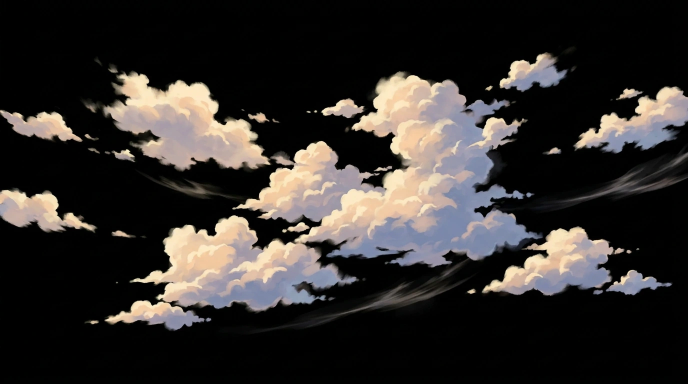
#> input picture art-src/living-src/v32-meadow-clouds.webp, 1376 x 768 px (shown at 1/2 size)
$ python slicer.py ../living-src/v32-meadow-clouds.webp   (older library calls are emulated)
#> lines starting #> are read from the running program, lines starting #| are printed output that depends on the picture; after the words box and inside, x2 and y2 are one past the last pixel; in counts of white or black regions, pixels touching at a corner belong together
### art-src/tools/artlib.py
"""Forkwood 2.0 art pipeline library (shared by backdrop + sprite builders).
All functions are deterministic given a seed. Images: float32 BGR(A) in 0..1 unless noted."""
import cv2, numpy as np, os, io
from PIL import Image

ROOT = os.path.abspath(os.path.join(os.path.dirname(__file__), '..', '..'))
RAW = os.path.join(ROOT, 'art-src', 'raw')
OUT = os.path.join(ROOT, 'assets', 'v2')

def rd(path, alpha=False):
    im = cv2.imread(path, cv2.IMREAD_UNCHANGED)
    if im.ndim == 2: im = cv2.cvtColor(im, cv2.COLOR_GRAY2BGR)
    if alpha and im.shape[2] == 3: im = np.dstack([im, np.full(im.shape[:2], 255, np.uint8)])
    if not alpha and im.shape[2] == 4: im = im[..., :3]
    return im.astype(np.float32) / 255.

# ---------------------------------------------------------------- noise / texture
# [57 lines left out: functions noise, bump, medium_texture, not called in this run]

MEDIUM = {'meadow': 'gouache', 'starry': 'impasto', 'fresco': 'plaster', 'ukiyo': 'washi', 'lilies': 'canvas', 'gilded': 'gold', 'lacquer': 'lacquer'}

# [16 lines left out: functions lane_mask, calm_lane, not called in this run]

def grain(img, amt, rng):
    g = rng.standard_normal(img.shape[:2]).astype(np.float32) * amt / 255
    out = img.copy(); out[..., :3] = np.clip(img[..., :3] + g[..., None], 0, 1); return out

def unsharp(img, sigma=1.0, amt=0.35):
    b = cv2.GaussianBlur(img, (0, 0), sigma); return np.clip(img + (img - b) * amt, 0, 1)

# [8 lines left out: function cover, not called in this run]

# ---------------------------------------------------------------- alpha hygiene
def despill(rgba, band_px=4):
    """Kill chroma-green spill on the silhouette band + any near-pure key-green inside."""
    out = rgba.copy(); a = rgba[..., 3]; b, g, r = rgba[..., 0], rgba[..., 1], rgba[..., 2]
    opaque = (a > 0.98).astype(np.uint8)
    band = (cv2.erode(opaque, np.ones((2 * band_px + 1,) * 2, np.uint8)) == 0)
    mx = np.maximum(r, b)
    spill_edge = band & (g > mx)
    keyish = (g > 0.6) & (r < 0.35) & (b < 0.35) & (g > 1.8 * mx)
    fix = spill_edge | keyish
    out[..., 1] = np.where(fix, np.minimum(g, mx * 1.02 + 0.01), g)
    return out

def clean_islands(rgba, min_area=24, a_floor=0.03):
    a = rgba[..., 3].copy(); a[a < a_floor] = 0
    n, lab, st, _ = cv2.connectedComponentsWithStats((a > 0).astype(np.uint8), 8)
    small = np.isin(lab, [i for i in range(1, n) if st[i, cv2.CC_STAT_AREA] < min_area])
    a[small] = 0
    out = rgba.copy(); out[..., 3] = a; return out

def bleed(rgba, iters=6):
    """Fill RGB under fully transparent pixels with nearby opaque colour (no dark halos when filtered)."""
    out = rgba.copy(); a = (rgba[..., 3] > 0.5).astype(np.float32); c = rgba[..., :3] * a[..., None]; wsum = a.copy()
    for _ in range(iters):
        c = cv2.blur(c, (3, 3)) * 9; wsum = cv2.blur(wsum, (3, 3)) * 9
        c2 = c / np.maximum(wsum, 1e-6)[..., None]
        holes = rgba[..., 3] <= 0.5
        out[..., :3] = np.where(holes[..., None] & (wsum[..., None] > 0), c2, out[..., :3])
        c = out[..., :3] * (wsum > 0)[..., None]; wsum = (wsum > 0).astype(np.float32)
    return out

def tidy(rgba, min_area=24):
    return bleed(clean_islands(despill(rgba), min_area))

# ---------------------------------------------------------------- seamless tiling
# [8 lines left out: function seam_y, not called in this run]

def seam_x(img, overlap):
    return np.transpose(seam_y(np.transpose(img, (1, 0, 2)), overlap), (1, 0, 2))

# ---------------------------------------------------------------- encode
def to_u8(img): return (np.clip(img, 0, 1) * 255 + 0.5).astype(np.uint8)

def pil(img):
    u = to_u8(img)
    if u.shape[2] == 4: return Image.fromarray(cv2.cvtColor(u, cv2.COLOR_BGRA2RGBA))
    return Image.fromarray(cv2.cvtColor(u, cv2.COLOR_BGR2RGB))

# [4 lines left out: function save_webp, not called in this run]

def save_avif(img, path, q=55):
    p = pil(img); p.save(path, 'AVIF', quality=q, speed=6); return os.path.getsize(path)

# [15 lines left out: functions fit_webp, fit_avif, not called in this run]

### art-src/tools/slicer.py
"""Slice a generated sprite sheet into components. python3 slicer.py sheet.png -> tmp/slices/<stem>/NN.png + index sheet"""
import sys, os, cv2, numpy as np
sys.path.insert(0, os.path.dirname(__file__))
from artlib import *
from PIL import Image, ImageDraw

def key_alpha(rgba):
    """If the generator left the chroma background, key it ourselves (distance from corner colour)."""
    a = rgba[..., 3]
    if (a > 0.9).mean() < 0.85: return rgba
    c = rgba[..., :3]; h, w = c.shape[:2]
    corners = np.concatenate([c[:8, :8].reshape(-1, 3), c[:8, -8:].reshape(-1, 3), c[-8:, :8].reshape(-1, 3), c[-8:, -8:].reshape(-1, 3)])
    bg = np.median(corners, 0)
    d = np.sqrt(((c - bg) ** 2).sum(-1))
    # greenness: key strongest where g dominates
    g = c[..., 1] - np.maximum(c[..., 0], c[..., 2])
    bgg = bg[1] - max(bg[0], bg[2])
    al = np.clip((d - 0.10) / 0.16, 0, 1)
    al = np.maximum(al, np.clip((bgg - g) / max(bgg, 1e-3) * 1.4 - 0.2, 0, 1) * (d > 0.06))
    out = rgba.copy(); out[..., 3] = cv2.GaussianBlur(al.astype(np.float32), (0, 0), 0.6)
    return out

def components(rgba, merge=14, min_area=900):
    a = (rgba[..., 3] > 0.08).astype(np.uint8)
    k = cv2.getStructuringElement(cv2.MORPH_ELLIPSE, (merge, merge))
    m = cv2.dilate(a, k)
    n, lab, st, _ = cv2.connectedComponentsWithStats(m, 8)
    boxes = []
    for i in range(1, n):
        x, y, w, h, ar = st[i]
        if (a[y:y+h, x:x+w] * (lab[y:y+h, x:x+w] == i)).sum() < min_area: continue
        boxes.append((x, y, w, h, i))
    # reading order: rows by centre y (band 18% of height), then x
    H = rgba.shape[0]
    boxes.sort(key=lambda b: (int((b[1] + b[3] / 2) / (H * 0.16)), b[0]))
    return boxes, lab

def slice_sheet(path, outdir, merge=14, min_area=900, pad=6):
    im = key_alpha(rd(path, alpha=True)); im = tidy(im, 30)
#> in rd, im is the input picture: shape (768, 1376, 3); mean B, G, R 45.1, 47.4, 51.3
#> in key_alpha, `a = rgba[..., 3]`: a: shape (768, 1376) float32; every value is 1
#> in key_alpha, `corners = np.concatenate([c[:8, :8].reshape(-1, 3), c[:8, -8:].reshape..`: corners = 256 rows, first 8: [0.00392, 0.00392, 0.00392], [0.00392, 0.00392, 0.00392], [0.00392, 0.00392, 0.00392], [0.00392, 0.00392, 0.00392], [0, 0, 0], [0, 0, 0], [0, 0, 0], [0, 0, 0]
#> in key_alpha, `bg = np.median(corners, 0)`: bg = [0.00392, 0.00392, 0.00392]
#> in key_alpha, `g = c[..., 1] - np.maximum(c[..., 0], c[..., 2])`:
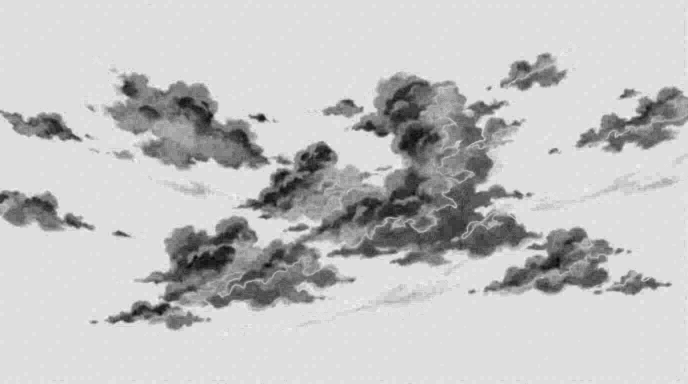
#> g: shape (768, 1376) float32 (shown at 1/2 size); min -0.188, max 0.0275, mean -0.0233; drawn with min black and max white
#> in key_alpha, `bgg = bg[1] - max(bg[0], bg[2])`: bgg = 0
#> in despill, `opaque = (a > 0.98).astype(np.uint8)`:
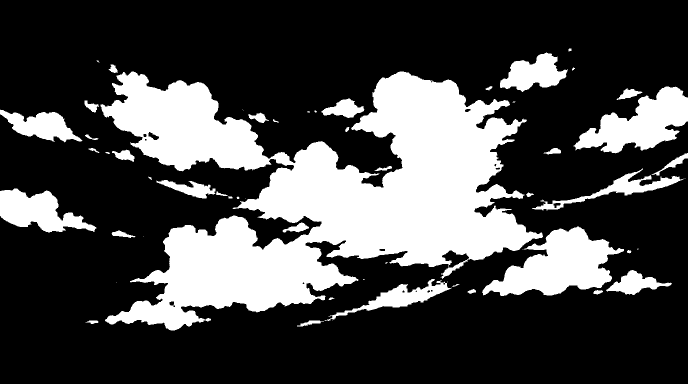
#> opaque: shape (768, 1376) (shown at 1/2 size); values 0 (black) and 1 (white), 27.7% white; 56 white regions (15 under 20 px), largest, box (x1, y1, x2, y2) and area: (201, 143, 1086, 661) 215078, (964, 453, 1248, 592) 20424, (1147, 173, 1376, 307) 15515
#> in despill, `band = (cv2.erode(opaque, np.ones((2 * band_px + 1,) * 2, np.uint8)) =..`: band: shape (768, 1376) bool; 78.1% white; 43 black regions (20 under 20 px), largest, box (x1, y1, x2, y2) and area: (218, 147, 1074, 657) 150674, (208, 148, 534, 338) 31448, (971, 459, 1224, 587) 16025
#> in despill, `spill_edge = band & (g > mx)`: spill_edge: shape (768, 1376) bool; 6% white; 1791 white regions (980 under 20 px), largest, box (x1, y1, x2, y2) and area: (1360, 16, 1376, 160) 639, (675, 592, 752, 624) 603, (856, 535, 904, 571) 487
#> in despill, `keyish = (g > 0.6) & (r < 0.35) & (b < 0.35) & (g > 1.8 * mx)`: keyish: shape (768, 1376) bool; every value is 0
#> in clean_islands, `a[a < a_floor] = 0`: a: shape (768, 1376) float32; min 0, max 1, mean 0.298
#> in clean_islands, `n, lab, st, _ = cv2.connectedComponentsWithStats((a > 0).astype(np.uin..`:
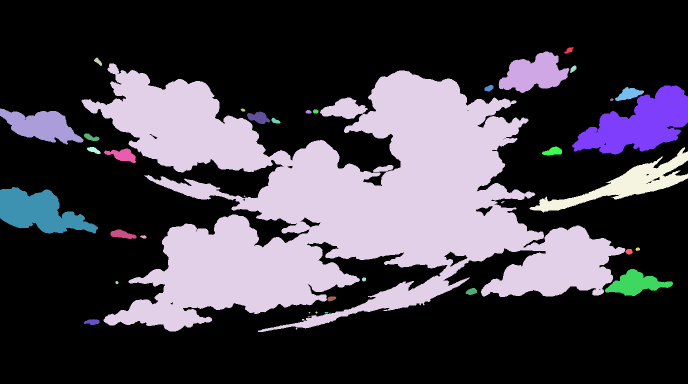
#> lab: shape (768, 1376) int32 (shown at 1/2 size); 39 distinct labels, from 0 to 38; one colour per label, 0 black
#> in clean_islands, `n, lab, st, _ = cv2.connectedComponentsWithStats((a > 0).astype(np.uin..`: n = 39; st = 39 rows, first 6: [0, 0, 1376, 768, 721567], [1128, 94, 19, 13, 135], [997, 103, 142, 83, 7010], [188, 115, 16, 17, 129], [163, 127, 1088, 537, 273469], [1140, 131, 13, 15, 116]
#> in clean_islands, `small = np.isin(lab, [i for i in range(1, n) if st[i, cv2.CC_STAT_AREA..`: small: shape (768, 1376) bool; 0.01% white in thin lines or dots, all inside (x1, y1, x2, y2) = (487, 197, 1227, 659)
#> in clean_islands, `a[small] = 0`: a: shape (768, 1376) float32; min 0, max 1, mean 0.298
#> in bleed, `a = (rgba[..., 3] > 0.5).astype(np.float32)`: a: shape (768, 1376) float32; values 0 (black) and 1 (white), 29.7% white; 50 white regions (15 under 20 px), largest, box (x1, y1, x2, y2) and area: (167, 128, 1250, 662) 254078, (1145, 172, 1376, 308) 16535, (0, 375, 195, 466) 9965
#> after the loop in bleed, `for _ in range(iters):`: wsum: shape (768, 1376) float32; values 0 (black) and 1 (white), 39.1% white; 10 white regions, largest, box (x1, y1, x2, y2) and area: (0, 122, 1376, 668) 361771, (1139, 166, 1376, 314) 23275, (0, 369, 201, 472) 13788
    boxes, lab = components(im, merge, min_area)
#> in components, `a = (rgba[..., 3] > 0.08).astype(np.uint8)`: a: shape (768, 1376); values 0 (black) and 1 (white), 31.3% white; 34 white regions (2 under 20 px), largest, box (x1, y1, x2, y2) and area: (164, 127, 1251, 664) 268008, (1144, 171, 1376, 309) 17274, (0, 374, 196, 467) 10476
#> in components, `m = cv2.dilate(a, k)`: m: shape (768, 1376); values 0 (black) and 1 (white), 40% white; 6 white regions, box (x1, y1, x2, y2) and area: (0, 89, 1376, 671) 382016, (1138, 165, 1376, 316) 23664, (0, 368, 203, 474) 14074, (215, 453, 300, 485) 1884, (1078, 287, 1131, 318) 1255, (225, 556, 244, 575) 299
#> in components, `n, lab, st, _ = cv2.connectedComponentsWithStats(m, 8)`:
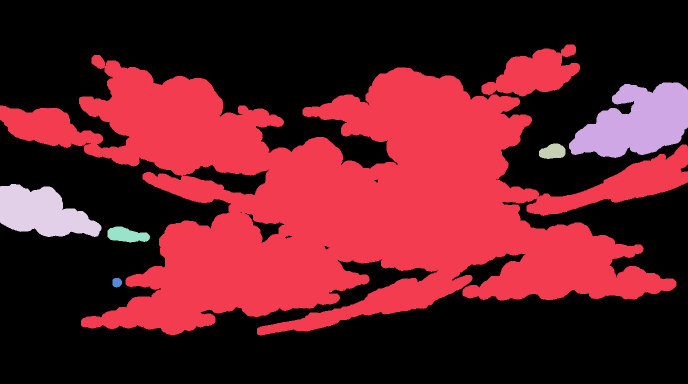
#> lab: shape (768, 1376) int32 (shown at 1/2 size); 7 distinct labels, from 0 to 6; one colour per label, 0 black
#> in components, `n, lab, st, _ = cv2.connectedComponentsWithStats(m, 8)`: n = 7; st = [[0, 0, 1376, 768, 633576], [0, 89, 1376, 582, 382016], [1138, 165, 238, 151, 23664], [1078, 287, 53, 31, 1255], [0, 368, 203, 106, 14074], [215, 453, 85, 32, 1884], [225, 556, 19, 19, 299]]
#> the loop in components, `for i in range(1, n):` made 6 passes
#> after the loop in components, `for i in range(1, n):`: boxes = [(0, 89, 1376, 582, 1), (1138, 165, 238, 151, 2), (0, 368, 203, 106, 4)]
#> boxes = [(1138, 165, 238, 151, 2), (0, 89, 1376, 582, 1), (0, 368, 203, 106, 4)]
    os.makedirs(outdir, exist_ok=True); crops = []
    for j, (x, y, w, h, i) in enumerate(boxes):
        c = im[y:y+h, x:x+w].copy(); c[..., 3] *= (lab[y:y+h, x:x+w] == i)
        c = np.pad(c, ((pad, pad), (pad, pad), (0, 0)))
        cv2.imwrite(os.path.join(outdir, f'{j:02d}.png'), to_u8(c)); crops.append(c)
#> this loop made 3 passes
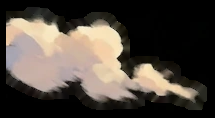
#> c: shape (118, 215, 4) float32; mean of channels 0, 1, 2, 3 0.246, 0.279, 0.311, 0.393; drawn as B, G, R
#> after the loop, crops = 3 items
    # index sheet
    th = 180; tiles = []
    for j, c in enumerate(crops):
        p = pil(c); p.thumbnail((th, th)); t = Image.new('RGB', (th, th + 18), (120, 120, 120)); t.paste(p, ((th - p.width)//2, (th - p.height)//2), p)
        ImageDraw.Draw(t).text((4, th + 2), f'{j:02d} {c.shape[1]}x{c.shape[0]}', fill=(255, 255, 255)); tiles.append(t)
#> this loop made 3 passes
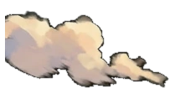
#> p: PIL image 180x99 RGBA; mean R, G, B, A 75.9, 68, 60.4, 100.1; transparent parts drawn white
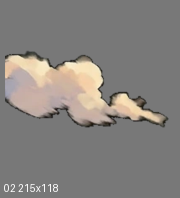
#> t: PIL image 180x198 RGB; mean R, G, B 134.1, 130.2, 126.5
#> after the loop, tiles = 3 items
    cols = 8; rows = (len(tiles) + cols - 1) // cols
#> after `rows = (len(tiles) + cols - 1) // cols`: rows = 1
    S = Image.new('RGB', (cols * (th + 4), max(1, rows) * (th + 22)), (40, 40, 40))
    for j, t in enumerate(tiles): S.paste(t, ((j % cols) * (th + 4), (j // cols) * (th + 22)))
    S.save(os.path.join(outdir, '_index.jpg'), quality=85)
    return len(crops)

if __name__ == '__main__':
    for p in sys.argv[1:]:
        stem = os.path.splitext(os.path.basename(p))[0]
        print(stem, slice_sheet(p, os.path.join(ROOT, 'art-src', 'tmp', 'slices', stem)))
#| v32-meadow-clouds 3

$ run again, on art-src/living-src/v32-ukiyo-kasumi.webp
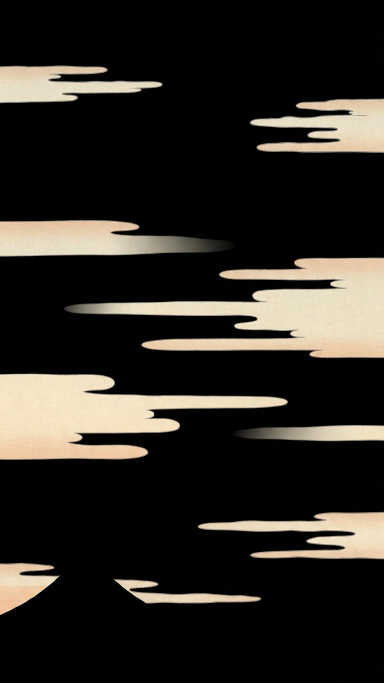
#> input picture art-src/living-src/v32-ukiyo-kasumi.webp, 768 x 1365 px (shown at 1/2 size)
#> in rd, im is the input picture: shape (1365, 768, 3); mean B, G, R 35.6, 41.3, 44.8
#> im: shape (1365, 768, 4)
#> corners = 256 rows, first 8: [0, 0, 0], [0, 0, 0], [0, 0, 0], [0, 0, 0], [0, 0, 0], [0, 0, 0], [0, 0, 0], [0, 0, 0]
#> bg = [0.00392, 0.00392, 0.00392]
#> bgg = 0
#> opaque: shape (1365, 768); values 0 (black) and 1 (white), 19.4% white; 11 white regions (2 under 20 px), largest, box (x1, y1, x2, y2) and area: (129, 516, 768, 716) 59623, (0, 748, 575, 919) 51512, (0, 441, 428, 513) 23061
#> band: shape (1365, 768) bool; 84.8% white; 10 black regions, largest, box (x1, y1, x2, y2) and area: (140, 520, 768, 712) 48731, (0, 752, 567, 915) 44033, (0, 445, 422, 509) 18916
#> spill_edge: shape (1365, 768) bool; 4.8% white; 1307 white regions (597 under 20 px), largest, box (x1, y1, x2, y2) and area: (408, 478, 467, 512) 826, (183, 867, 296, 888) 778, (760, 360, 768, 448) 448
#> keyish: shape (1365, 768) bool; every value is 0
#> in clean_islands, `n, lab, st, _ = cv2.connectedComponentsWithStats((a > 0).astype(np.uin..`: n = 10; st = [[0, 0, 768, 1365, 821113], [0, 129, 327, 79, 16511], [498, 195, 270, 112, 20729], [0, 439, 457, 76, 25777], [127, 514, 641, 204, 65131], [0, 746, 577, 175, 55287], [473, 848, 295, 36, 8818], [394, 1022, 374, 98, 20240], [0, 1124, 122, 108, 8005], [225, 1157, 299, 52, 6709]]
#> m: shape (1365, 768); values 0 (black) and 1 (white), 27.9% white; 9 white regions, largest, box (x1, y1, x2, y2) and area: (121, 508, 768, 725) 81462, (0, 740, 584, 928) 66217, (0, 433, 463, 522) 32297
#> in components, `n, lab, st, _ = cv2.connectedComponentsWithStats(m, 8)`: n = 10; st = [[0, 0, 768, 1365, 756049], [0, 123, 334, 92, 22228], [492, 189, 276, 125, 27405], [0, 433, 463, 89, 32297], [121, 508, 647, 217, 81462], [0, 740, 584, 188, 66217], [467, 842, 301, 49, 12799], [388, 1016, 380, 111, 28126], [0, 1118, 129, 121, 10348], [219, 1151, 312, 65, 11389]]
#> the loop in components, `for i in range(1, n):` made 9 passes
#> after the loop in components, `for i in range(1, n):`: boxes = [(0, 123, 334, 92, 1), (492, 189, 276, 125, 2), (0, 433, 463, 89, 3), (121, 508, 647, 217, 4), (0, 740, 584, 188, 5), (467, 842, 301, 49, 6), (388, 1016, 380, 111, 7), (0, 1118, 129, 121, 8), (219, 1151, 312, 65, 9)]
#> the loop in slice_sheet, `for j, (x, y, w, h, i) in enumerate(boxes):` made 9 passes
#> (x, y, w, h) on passes 1 to 8: (0, 123, 334, 92), (492, 189, 276, 125), (0, 433, 463, 89), (121, 508, 647, 217), (0, 740, 584, 188), (467, 842, 301, 49), (388, 1016, 380, 111), (0, 1118, 129, 121)
#> after the loop in slice_sheet, `for j, (x, y, w, h, i) in enumerate(boxes):`: crops = 9 items
#> the loop in slice_sheet, `for j, c in enumerate(crops):` made 9 passes
#> after the loop in slice_sheet, `for j, c in enumerate(crops):`:
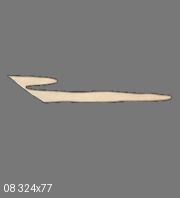
#> t: PIL image 180x198 RGB; mean R, G, B 124.5, 123.6, 122.4
#> rows = 2
#> the loop in slice_sheet, `for j, t in enumerate(tiles): S.paste(t, ((j % cols) * (th + 4), (j //..` made 9 passes
#> after the loop in slice_sheet, `for j, t in enumerate(tiles): S.paste(t, ((j % cols) * (th + 4), (j //..`:
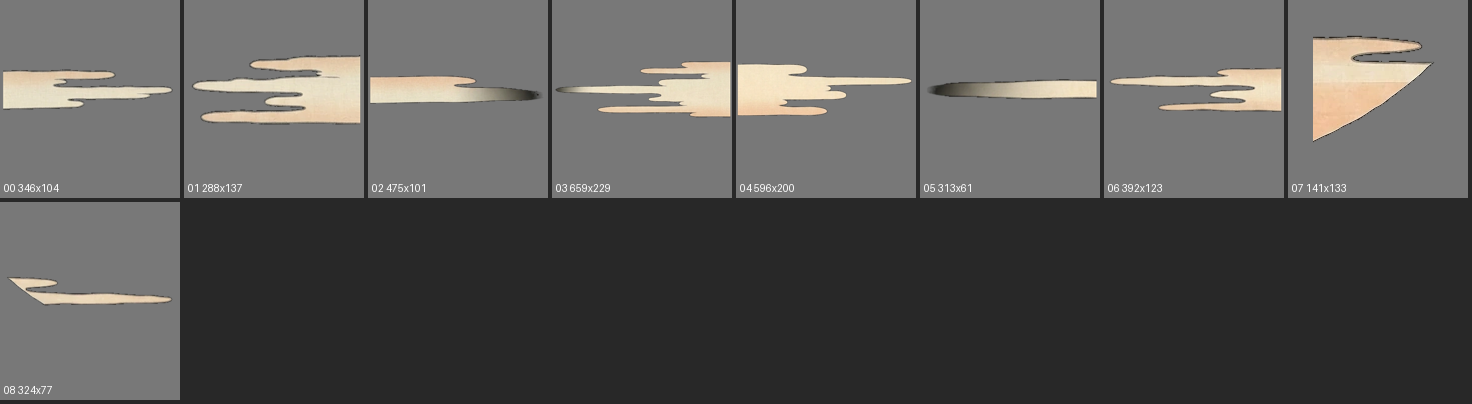
#> S: PIL image 1472x404 RGB; mean R, G, B 89.8, 88.6, 86.7
#| v32-ukiyo-kasumi 9
